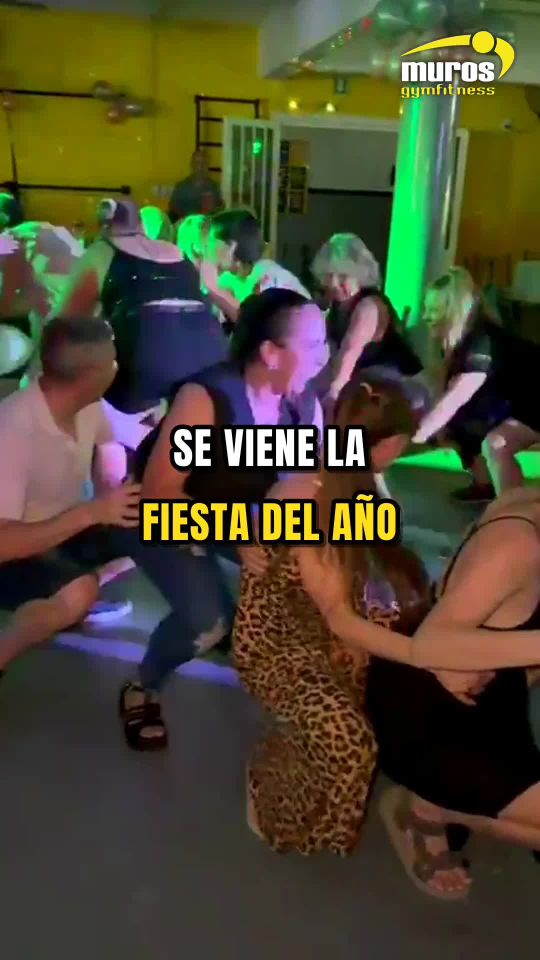
#> input picture posts/fiesta-frames/f_0.3.jpg, 1080 x 1920 px (shown at 1/2 size); its folder holds only this picture in this run
$ python build_fiesta_muros.py fiesta-frames/f_0.3.jpg
#> lines starting #> are read from the running program, lines starting #| are printed output that depends on the picture
from PIL import Image, ImageDraw, ImageFont, ImageFilter, ImageEnhance
import os, sys
here=os.path.dirname(os.path.abspath(__file__))
STORY="story" in sys.argv[1:]  # python build_fiesta_muros.py story -> 1080x1920
W,H=(1080,1920) if STORY else (1080,1350)
T=210 if STORY else 0          # story safe zones
Y=(249,235,30); K=(10,8,20)
fd=os.path.join(here,"fonts")
ANTON=lambda sz: ImageFont.truetype(os.path.join(fd,"anton-latin-400-normal.woff"),sz)
OSW=lambda sz,w=700: ImageFont.truetype(os.path.join(fd,f"oswald-latin-{w}-normal.woff"),sz)
FR=os.path.join(here,"fiesta-frames")  # frames taken from the party video
fr=lambda t: Image.open(os.path.join(FR,f"f_{t}.jpg")).convert("RGB")

# background: blurred, darkened dance-floor frame with a purple wash
bg=fr("0.3").resize((W,round(1920*W/1080))).crop((0,0,W,H)).filter(ImageFilter.GaussianBlur(26))
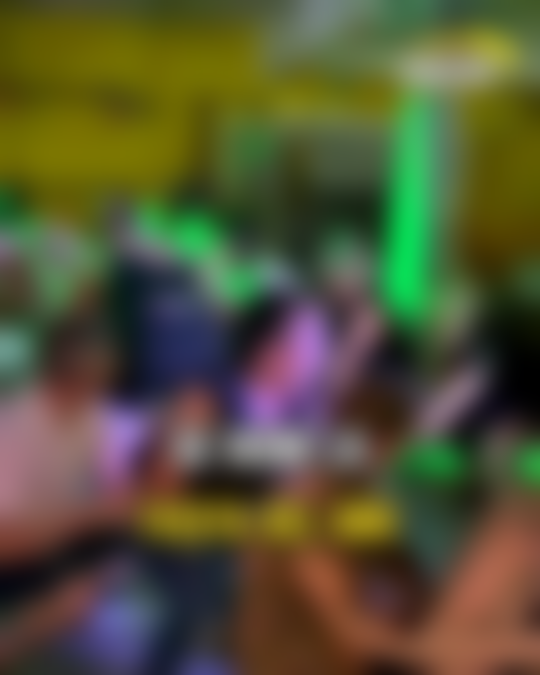
#> bg: PIL image 1080x1350 RGB (shown at 1/2 size); mean R, G, B 84.7, 83.6, 53.6
bg=ImageEnhance.Brightness(bg).enhance(0.45)
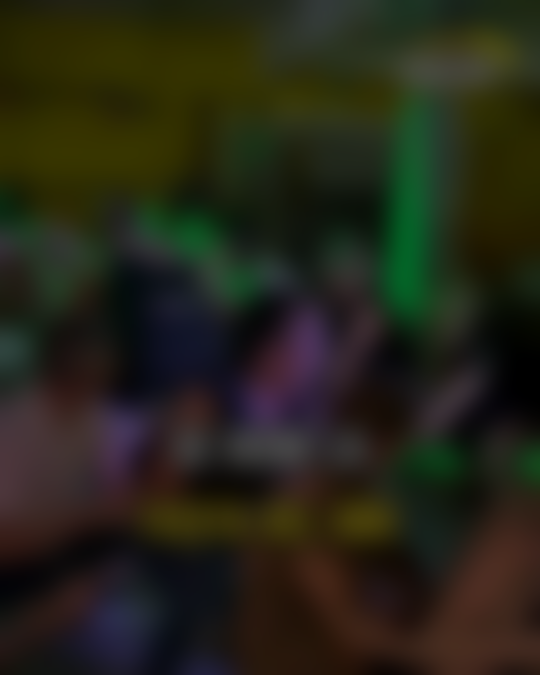
#> bg: PIL image 1080x1350 RGB (shown at 1/2 size); mean R, G, B 37.6, 37.2, 23.6
img=Image.alpha_composite(bg.convert("RGBA"),Image.new("RGBA",(W,H),(60,20,110,90)))
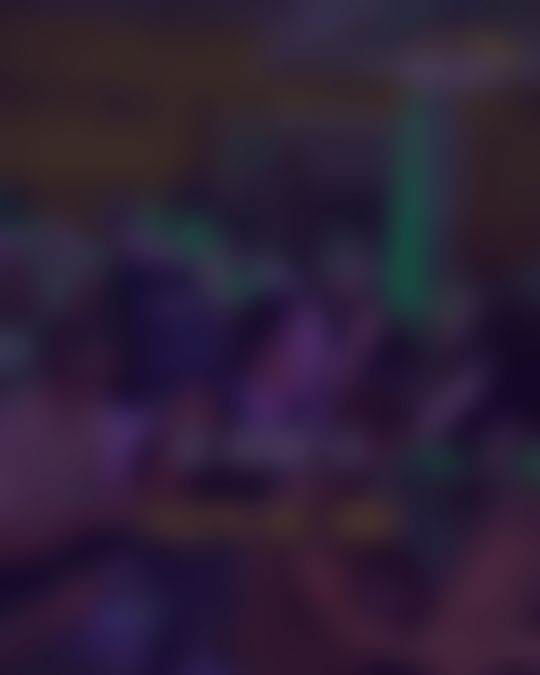
#> img: PIL image 1080x1350 RGBA (shown at 1/2 size); mean R, G, B, A 45.5, 31.1, 54.1, 255
ov=Image.new("RGBA",(W,H)); od=ImageDraw.Draw(ov)
#> after `ov = Image.new('RGBA', (W, H))`: ov: PIL image 1080x1350 RGBA; every value is 0
for y in range(H):
    od.line([(0,y),(W,y)],fill=(8,6,18,int(200*max(0,(y-H*0.55)/(H*0.45)))))
img=Image.alpha_composite(img,ov)
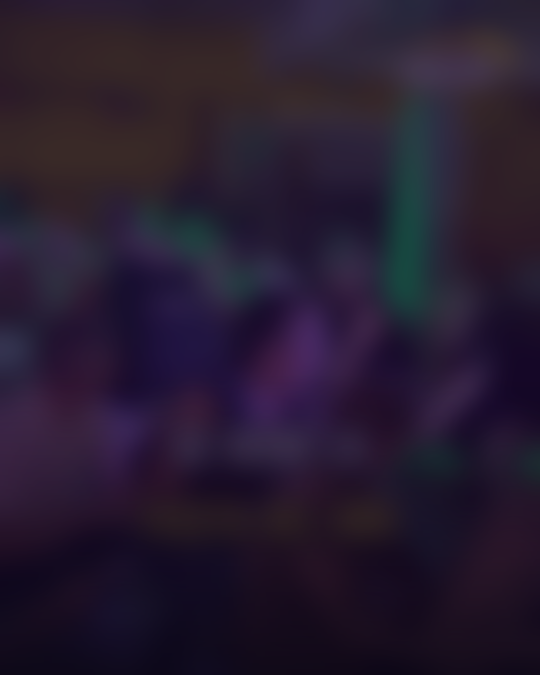
#> img: PIL image 1080x1350 RGBA (shown at 1/2 size); mean R, G, B, A 38.7, 27.6, 47.7, 255
d=ImageDraw.Draw(img)

#> (the run stopped early here; a loop or call above may not have finished)
